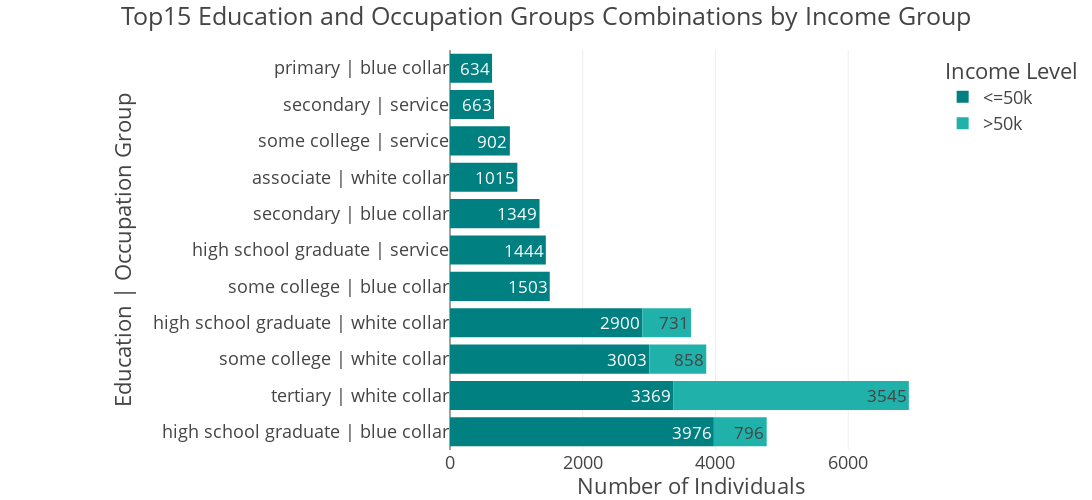

Notebook code for this chart:
### Code cell
num=15
adult_df_combos = adult_df_income_edu_occ.head(num)
fig = px.bar(
    adult_df_combos,
    x = 'total',
    y = 'edu_occ',
    color = 'income',
    orientation = 'h',
    title = f'Top{num} Education and Occupation Groups Combinations by Income Group',
    # barmode = 'group',
    height = 500,
    width=1100,
   color_discrete_sequence=["teal","LightSeaGreen"],
    text = 'total'
)

fig.update_layout(template="presentation", xaxis_title='Number of Individuals',
                  yaxis_title='Education | Occupation Group',
                  legend_title=dict(text='Income Level'),
                margin=dict(l=450, r=50, t= 50, b=50))

fig.show()
fig.write_image(os.path.join(result_dir,'income_distribution-EduOccupa-bar_chart.jpg'))
fig.write_image(os.path.join(result_dir,'income_distribution-EduOccupa_bar_chart.png'))
fig.write_html(os.path.join(result_dir,'income_distribution-EduOccupa_bar_chart.html'))

### Figure 1 — Plotly figure (JSON) as saved in the notebook; plotly's stock layout.template omitted (floating-point values rounded to 4 significant figures)
{"data": [{"hovertemplate": "income=<=50k<br>total=%{text}<br>edu_occ=%{y}<extra></extra>", "legendgroup": "<=50k", "marker": {"color": "teal", "pattern": {"shape": ""}}, "name": "<=50k", "orientation": "h", "showlegend": true, "text": [3976.0, 3369.0, 3003.0, 2900.0, 1503.0, 1444.0, 1349.0, 1015.0, 902.0, 663.0, 634.0], "textposition": "auto", "type": "bar", "x": [3976, 3369, 3003, 2900, 1503, 1444, 1349, 1015, 902, 663, 634], "xaxis": "x", "y": ["high school graduate | blue collar", "tertiary | white collar", "some college | white collar", "high school graduate | white collar", "some college | blue collar", "high school graduate | service", "secondary | blue collar", "associate | white collar", "some college | service", "secondary | service", "primary | blue collar"], "yaxis": "y"}, {"hovertemplate": "income=>50k<br>total=%{text}<br>edu_occ=%{y}<extra></extra>", "legendgroup": ">50k", "marker": {"color": "LightSeaGreen", "pattern": {"shape": ""}}, "name": ">50k", "orientation": "h", "showlegend": true, "text": [3545.0, 858.0, 796.0, 731.0], "textposition": "auto", "type": "bar", "x": [3545, 858, 796, 731], "xaxis": "x", "y": ["tertiary | white collar", "some college | white collar", "high school graduate | blue collar", "high school graduate | white collar"], "yaxis": "y"}], "layout": {"barmode": "relative", "height": 500, "legend": {"title": {"text": "Income Level"}, "tracegroupgap": 0}, "margin": {"b": 50, "l": 450, "r": 50, "t": 50}, "title": {"text": "Top15 Education and Occupation Groups Combinations by Income Group"}, "width": 1100, "xaxis": {"anchor": "y", "autorange": true, "domain": [0, 1], "range": [0, 7278.0], "title": {"text": "Number of Individuals"}, "type": "linear"}, "yaxis": {"anchor": "x", "autorange": true, "domain": [0, 1], "range": [-0.5, 10.5], "title": {"text": "Education | Occupation Group"}, "type": "category"}}}
